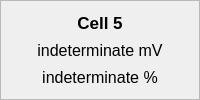
                 <widget class="QFrame" name="cell5_frame">
                  <property name="frameShape">
                   <enum>QFrame::StyledPanel</enum>
                  </property>
                  <property name="frameShadow">
                   <enum>QFrame::Raised</enum>
                  </property>
                  <layout class="QVBoxLayout" name="verticalLayout_11">
                   <item>
                    <widget class="QLabel" name="cell5_title">
                     <property name="font">
                      <font>
                       <pointsize>13</pointsize>
                       <weight>75</weight>
                       <bold>true</bold>
                      </font>
                     </property>
                     <property name="text">
                      <string>Cell 5</string>
                     </property>
                     <property name="alignment">
                      <set>Qt::AlignCenter</set>
                     </property>
                    </widget>
                   </item>
                   <item>
                    <widget class="QLabel" name="cell5_voltage">
                     <property name="font">
                      <font>
                       <pointsize>12</pointsize>
                      </font>
                     </property>
                     <property name="text">
                      <string>indeterminate mV</string>
                     </property>
                     <property name="alignment">
                      <set>Qt::AlignCenter</set>
                     </property>
                    </widget>
                   </item>
                   <item>
                    <widget class="QLabel" name="cell5_soc">
                     <property name="font">
                      <font>
                       <pointsize>12</pointsize>
                      </font>
                     </property>
                     <property name="text">
                      <string>indeterminate %</string>
                     </property>
                     <property name="alignment">
                      <set>Qt::AlignCenter</set>
                     </property>
                    </widget>
                   </item>
                  </layout>
                 </widget>
